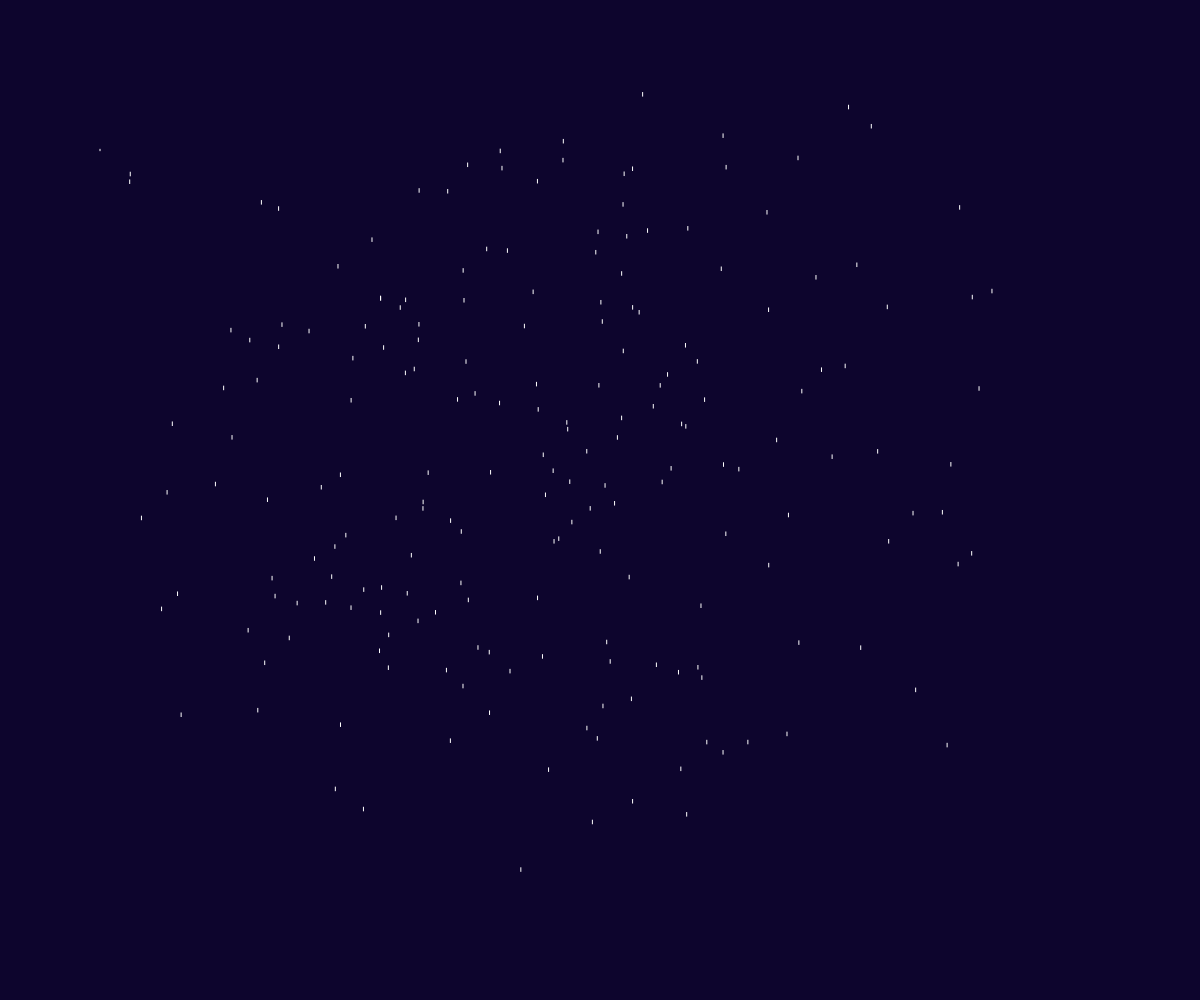
Frame 1 (no input)
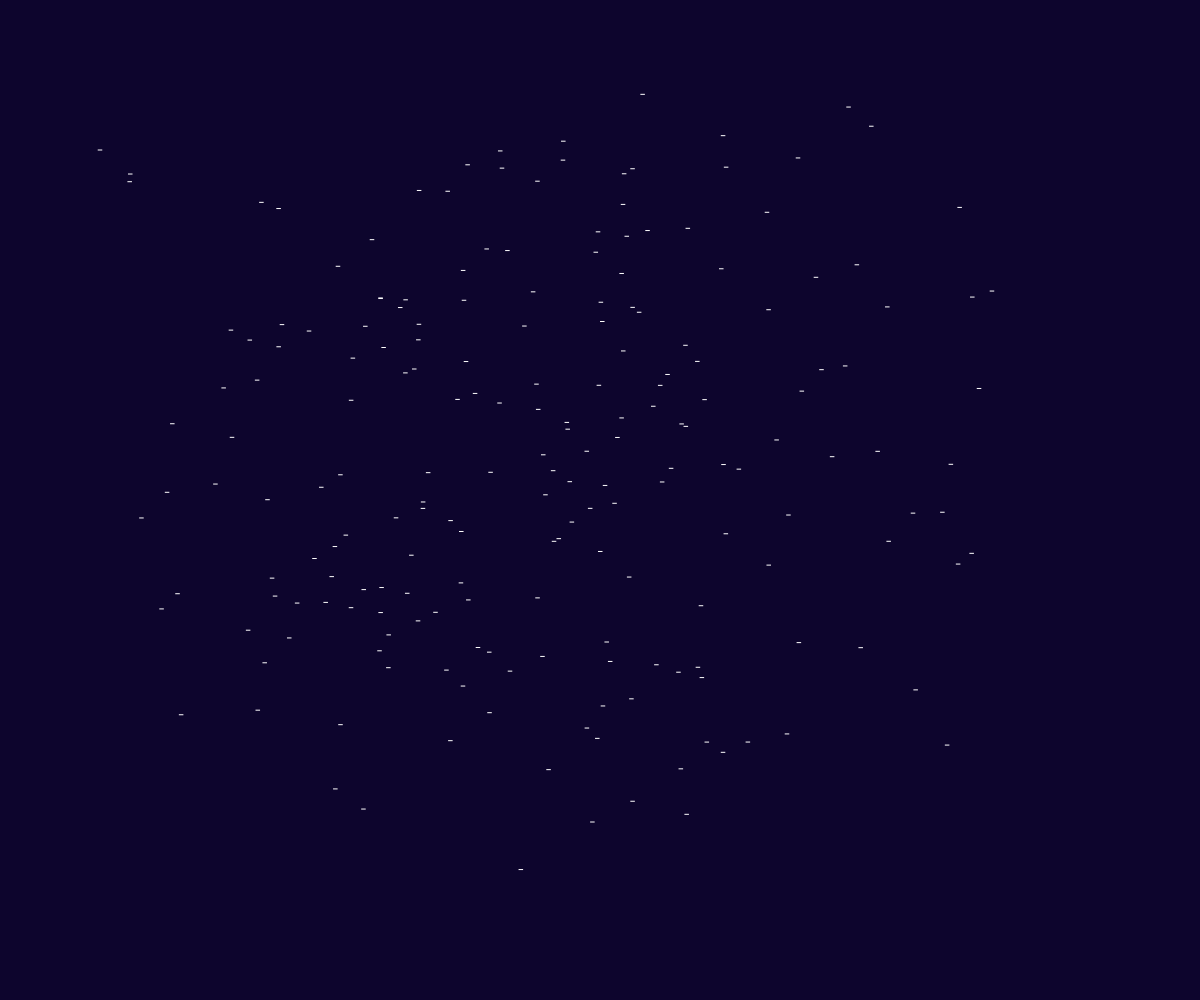
Frame 60 (no input)
Frame 120 (the mouse pressed at the canvas centre since frame 60): identical to frame 60, image omitted

The p5.js sketch that drew these frames (run headless with seeded random() and noise() and a simulated clock; from frame 60 on, the mouse is pressed at the canvas centre):

// p5.js sketch
// ── sketch.js
let isVertical = true;
function setup() {
  // put setup code here
  createCanvas(windowWidth, windowHeight);

}

function draw() {
  // put drawing code here
  background(13,5,45);
  stroke(255);
  star(100,150,75,30)

  let counter = 0;
  while(counter < 200){
    star(noise(1,counter)*width, noise(2,counter)*height,75,75);
    counter ++;
  }

}
  function star(x,y,w,h){
    push();
    translate(x,y)
    if(frameCount%5==0){
      line(-w/40,0,w/40,0);
    }
    else{
      line(0,-h/40,0,h/40);
    }
pop();
  }
